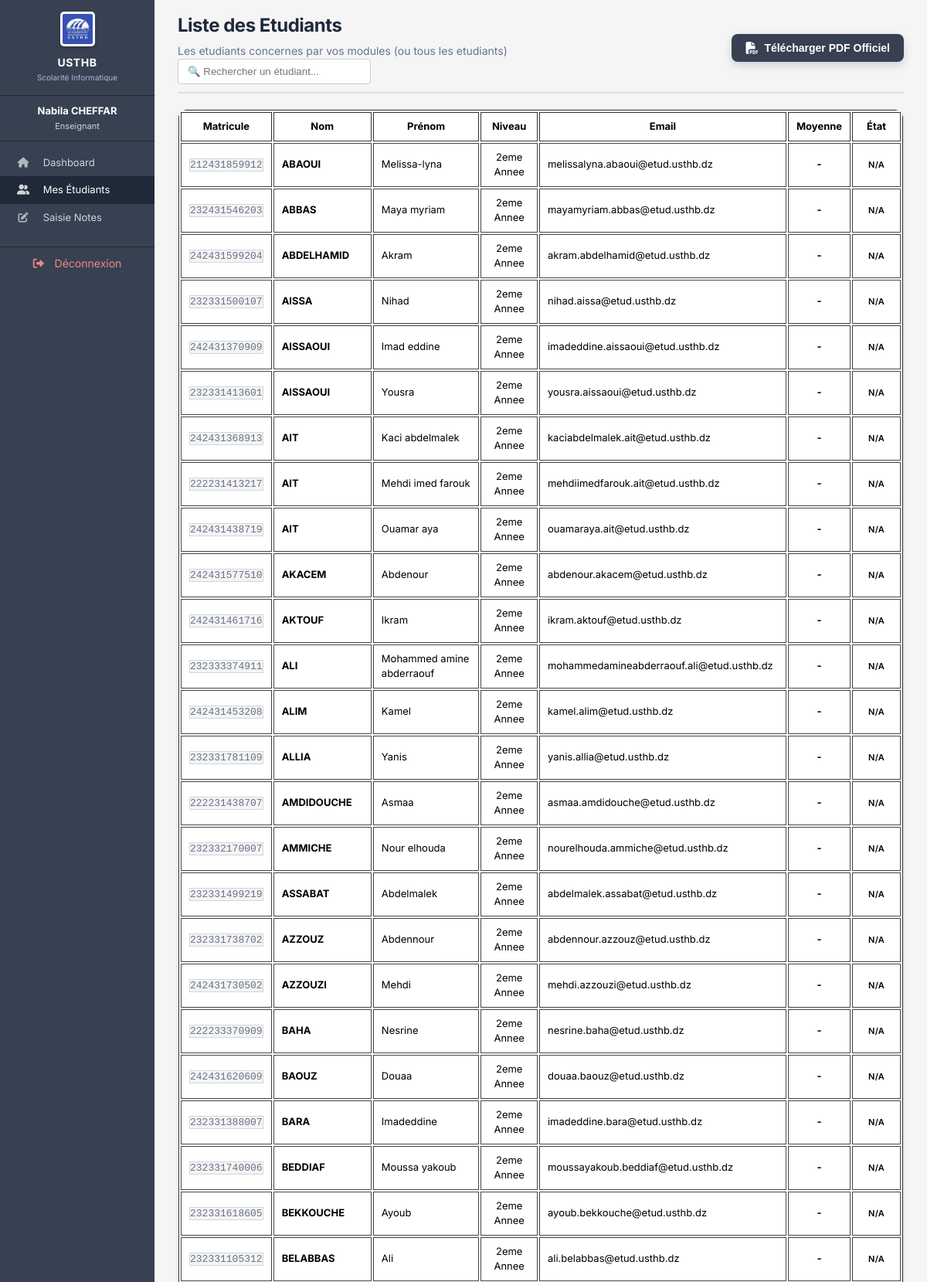
The app's page /liste_etudiants.php (signed in, upper part) with its own data.
### tables this page shows
CREATE TABLE `etudiants` (
  `id` int(11) NOT NULL AUTO_INCREMENT,
  `matricule` varchar(20) NOT NULL,
  `nom` varchar(100) NOT NULL,
  `prenom` varchar(100) NOT NULL,
  `email` varchar(150) NOT NULL,
  `mot_de_passe` varchar(255) NOT NULL,
  `niveau` varchar(50) DEFAULT NULL,
  `specialite` varchar(100) DEFAULT NULL,
  `section` varchar(10) DEFAULT NULL,
  `groupe_td` int(11) DEFAULT NULL,
  `groupe_tp` int(11) DEFAULT NULL,
  `date_naissance` date DEFAULT NULL,
  `photo` varchar(255) DEFAULT 'default.png',
  PRIMARY KEY (`id`),
  UNIQUE KEY `matricule` (`matricule`),
  UNIQUE KEY `email` (`email`)
);

### liste_etudiants.php (the view, shortened to what this page needs)
<?php
require_once 'config.php';
$user_id = $_SESSION['user_id'];
$sec_stmt = $pdo->prepare("SELECT DISTINCT section FROM modules WHERE enseignant_id = ?");
$sec_stmt->execute([$user_id]);
$sections = $sec_stmt->fetchAll(PDO::FETCH_COLUMN);
$etudiants = [];
if (!empty($sections)) {
    $placeholders = str_repeat('?,', count($sections) - 1) . '?';
    $stmt = $pdo->prepare("
        SELECT e.*,
        (SELECT SUM(n.note * m.coefficient) / SUM(m.coefficient) FROM notes n JOIN modules m ON n.module_id = m.id WHERE n.etudiant_id = e.id AND m.semestre = 1) as moy_s1,
        (SELECT SUM(n.note * m.coefficient) / SUM(m.coefficient) FROM notes n JOIN modules m ON n.module_id = m.id WHERE n.etudiant_id = e.id AND m.semestre = 2) as moy_s2
        FROM etudiants e
        WHERE section IN ($placeholders)
        ORDER BY nom
    ");
    $stmt->execute($sections);
    $etudiants = $stmt->fetchAll();
} else {
    $etudiants = [];
}
include 'includes/header.php';
include 'includes/sidebar.php';
?>
<div class="main-content">
    <div class="page-header" style="display:flex; justify-content:space-between; align-items:center;">
        <div>
            <h1>Liste des Etudiants</h1>
            <p>Les etudiants concernes par vos modules (ou tous les etudiants)</p>
        </div>
        <input type="text" id="searchInput" placeholder="🔍 Rechercher un étudiant..." style="padding: 8px 12px; border: 1px solid #ccc; border-radius: 4px; width: 250px;">
    </div>
    <div class="table-container">
        <table>
            <thead>
                <tr>
                    <th>Matricule</th>
                    <th>Nom</th>
                    <th>Prénom</th>
                    <th>Niveau</th>
                    <th>Email</th>
                    <th>Moyenne</th>
                    <th>État</th>
                </tr>
            </thead>
            <tbody>
                <?php foreach ($etudiants as $e):
                    $annuelle = null;
                    if ($annuelle === null)      { $etat_class = ''; $etat = 'N/A'; }
                    elseif ($annuelle >= 10)     { $etat_class = 'badge-admis'; $etat = 'ADM'; }
                    else                         { $etat_class = 'badge-ajourne'; $etat = 'AJR'; }
                ?>
                <tr>
                    <td><span class="badge-code"><?= htmlspecialchars($e['matricule']) ?></span></td>
                    <td><strong><?= htmlspecialchars(strtoupper($e['nom'])) ?></strong></td>
                    <td><?= htmlspecialchars(ucfirst(strtolower($e['prenom']))) ?></td>
                    <td style="text-align:center;"><?= htmlspecialchars($e['niveau']) ?></td>
                    <td><?= htmlspecialchars($e['email']) ?></td>
                    <td style="text-align:center; font-weight:bold;"><?= $annuelle !== null ? number_format($annuelle, 2) : '-' ?></td>
                    <td style="text-align:center;"><span class="badge <?= $etat_class ?>"><?= $etat ?></span></td>
                </tr>
                <?php endforeach; ?>
            </tbody>
        </table>
    </div>
</div>
<?php include 'includes/footer.php'; ?>

### assets/css/style.css (style rules this page uses)
:root { --primary-color: #374151; --primary-dark: #1f2937; --sidebar-bg: #262626; --bg-light: #ffffff; --bg-body: #f3f4f6; --text-main: #111827; --text-muted: #6b7280; --accent-gray: #d1d5db; --valid-green: #059669; --invalid-red: #dc2626; }
* { margin: 0; padding: 0; box-sizing: border-box; }
body { font-family: 'Inter', -apple-system, BlinkMacSystemFont, "Segoe UI", Roboto, sans-serif; background-color: var(--bg-body); color: var(--text-main); font-size: 14px; line-height: 1.5; }
.main-content { flex: 1; padding: 15px 30px 20px; background-color: #f5f5f5; }
.page-header { margin-bottom: 20px; padding-bottom: 10px; border-bottom: 2px solid #e0e0e0; }
.page-header h1 { font-size: 24px; font-weight: 700; color: #1e293b; letter-spacing: -0.02em; }
.page-header p { color: #64748b; font-size: 14px; margin-top: 4px; }
.table-container { background: white; border: 1px solid #e2e8f0; border-radius: 12px; box-shadow: 0 4px 6px -1px rgba(0, 0, 0, 0.1), 0 2px 4px -1px rgba(0, 0, 0, 0.06); overflow: hidden; margin-bottom: 24px; }
table { width: 100%; border-collapse: separate; border-spacing: 2px; border: 1px solid #333; background: #fff; font-family: 'Inter', serif; }
table th { background-color: #fff; padding: 8px 10px; text-align: center; font-size: 13px; color: #000; font-weight: bold; border: 1px solid #333; text-transform: none; }
table td { padding: 8px 10px; border: 1px solid #444; font-size: 13px; color: #000; vertical-align: middle; background: #fff; }
.badge { display: inline-block; padding: 4px 10px; border-radius: 20px; font-size: 11px; font-weight: 600; text-transform: uppercase; letter-spacing: 0.02em; }
.badge-code { background-color: var(--bg-body); color: var(--text-muted); border: 1px solid var(--accent-gray); font-family: monospace; }

### records on screen
etudiants: matricule "212431859912", nom "ABAOUI", prenom "Melissa-lyna", niveau "2eme Annee", email "melissalyna.abaoui@etud.usthb.dz", etat "N/A"
etudiants: matricule "232431546203", nom "ABBAS", prenom "Maya myriam", niveau "2eme Annee", email "mayamyriam.abbas@etud.usthb.dz", etat "N/A"
etudiants: matricule "242431599204", nom "ABDELHAMID", prenom "Akram", niveau "2eme Annee", email "akram.abdelhamid@etud.usthb.dz", etat "N/A"
etudiants: matricule "232331500107", nom "AISSA", prenom "Nihad", niveau "2eme Annee", email "nihad.aissa@etud.usthb.dz", etat "N/A"
etudiants: matricule "242431370909", nom "AISSAOUI", prenom "Imad eddine", niveau "2eme Annee", email "imadeddine.aissaoui@etud.usthb.dz", etat "N/A"
etudiants: matricule "232331413601", nom "AISSAOUI", prenom "Yousra", niveau "2eme Annee", email "yousra.aissaoui@etud.usthb.dz", etat "N/A"
etudiants: matricule "242431368913", nom "AIT", prenom "Kaci abdelmalek", niveau "2eme Annee", email "kaciabdelmalek.ait@etud.usthb.dz", etat "N/A"
etudiants: matricule "222231413217", nom "AIT", prenom "Mehdi imed farouk", niveau "2eme Annee", email "mehdiimedfarouk.ait@etud.usthb.dz", etat "N/A"
etudiants: matricule "242431438719", nom "AIT", prenom "Ouamar aya", niveau "2eme Annee", email "ouamaraya.ait@etud.usthb.dz", etat "N/A"
etudiants: matricule "242431577510", nom "AKACEM", prenom "Abdenour", niveau "2eme Annee", email "abdenour.akacem@etud.usthb.dz", etat "N/A"
etudiants: matricule "242431461716", nom "AKTOUF", prenom "Ikram", niveau "2eme Annee", email "ikram.aktouf@etud.usthb.dz", etat "N/A"
etudiants: matricule "232333374911", nom "ALI", prenom "Mohammed amine abderraouf", niveau "2eme Annee", email "mohammedamineabderraouf.ali@etud.usthb.dz", etat "N/A"
etudiants: matricule "242431453208", nom "ALIM", prenom "Kamel", niveau "2eme Annee", email "kamel.alim@etud.usthb.dz", etat "N/A"
etudiants: matricule "232331781109", nom "ALLIA", prenom "Yanis", niveau "2eme Annee", email "yanis.allia@etud.usthb.dz", etat "N/A"
etudiants: matricule "222231438707", nom "AMDIDOUCHE", prenom "Asmaa", niveau "2eme Annee", email "asmaa.amdidouche@etud.usthb.dz", etat "N/A"
etudiants: matricule "232332170007", nom "AMMICHE", prenom "Nour elhouda", niveau "2eme Annee", email "nourelhouda.ammiche@etud.usthb.dz", etat "N/A"
etudiants: matricule "232331499219", nom "ASSABAT", prenom "Abdelmalek", niveau "2eme Annee", email "abdelmalek.assabat@etud.usthb.dz", etat "N/A"
etudiants: matricule "232331738702", nom "AZZOUZ", prenom "Abdennour", niveau "2eme Annee", email "abdennour.azzouz@etud.usthb.dz", etat "N/A"
etudiants: matricule "242431730502", nom "AZZOUZI", prenom "Mehdi", niveau "2eme Annee", email "mehdi.azzouzi@etud.usthb.dz", etat "N/A"
etudiants: matricule "222233370909", nom "BAHA", prenom "Nesrine", niveau "2eme Annee", email "nesrine.baha@etud.usthb.dz", etat "N/A"
etudiants: matricule "242431620609", nom "BAOUZ", prenom "Douaa", niveau "2eme Annee", email "douaa.baouz@etud.usthb.dz", etat "N/A"
etudiants: matricule "232331388007", nom "BARA", prenom "Imadeddine", niveau "2eme Annee", email "imadeddine.bara@etud.usthb.dz", etat "N/A"
etudiants: matricule "232331740006", nom "BEDDIAF", prenom "Moussa yakoub", niveau "2eme Annee", email "moussayakoub.beddiaf@etud.usthb.dz", etat "N/A"
etudiants: matricule "232331618605", nom "BEKKOUCHE", prenom "Ayoub", niveau "2eme Annee", email "ayoub.bekkouche@etud.usthb.dz", etat "N/A"
etudiants: matricule "232331105312", nom "BELABBAS", prenom "Ali", niveau "2eme Annee", email "ali.belabbas@etud.usthb.dz", etat "N/A"

### other values on screen
$_SESSION['prenom'] . ' ' . $_SESSION['nom'] "Nabila CHEFFAR"
